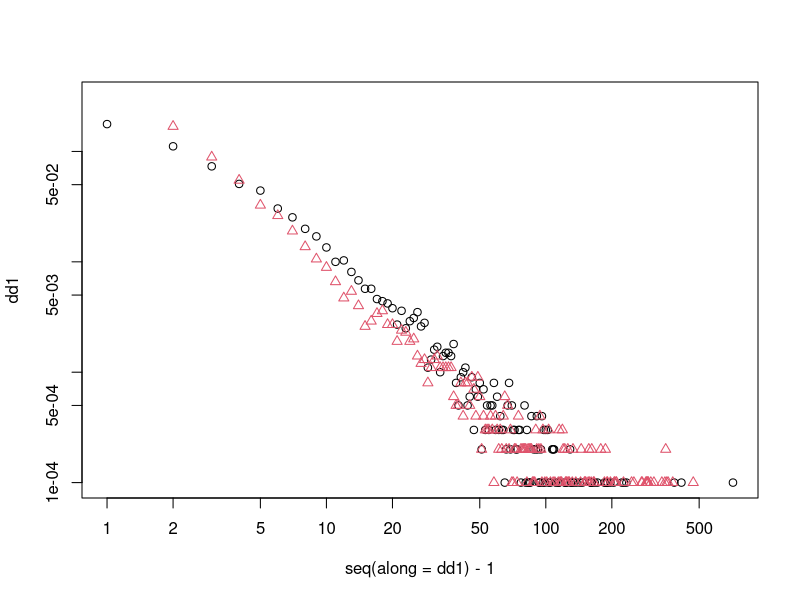

The R source for this figure:
library(igraph)


### Name: sample_forestfire
### Title: Forest Fire Network Model
### Aliases: sample_forestfire forest.fire.game
### Keywords: graphs

### ** Examples


g <- sample_forestfire(10000, fw.prob=0.37, bw.factor=0.32/0.37)
dd1 <- degree_distribution(g, mode="in")
dd2 <- degree_distribution(g, mode="out")
plot(seq(along=dd1)-1, dd1, log="xy")
points(seq(along=dd2)-1, dd2, col=2, pch=2)
